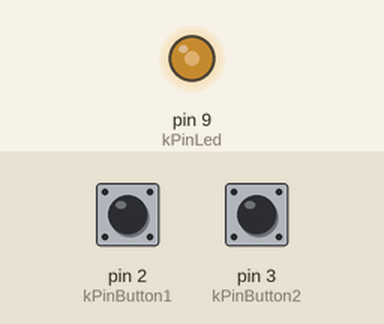
Simulated run of this sketch. Board: Arduino Uno, built with avr-gcc and run on an emulated ATmega328P. Shown: output pins drawn as LEDs (lit = HIGH). The inputs (shaded band) are chosen by the test bench; at power-on: pin 3 (kPinButton2) HIGH, pin 2 (kPinButton1) HIGH.

Above: at 1.2 s.
1.3 s: pin 3 (kPinButton2) pulled LOW for 1 s
At 3.4 s:
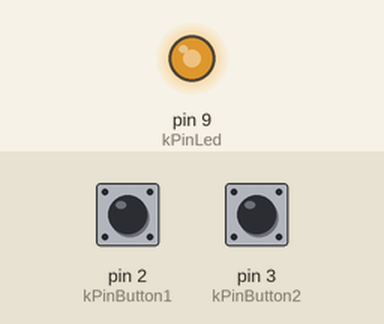
3.8 s: pin 2 (kPinButton1) pulled LOW for 3.2 s
At 7.4 s:
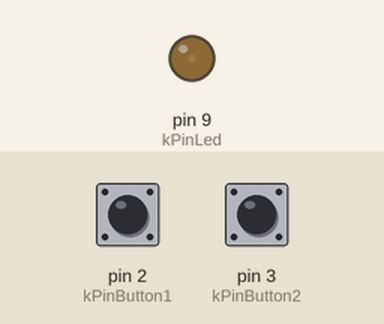
8.5 s: pin 2 (kPinButton1) pulled LOW for 1 s
At 8.65 s:
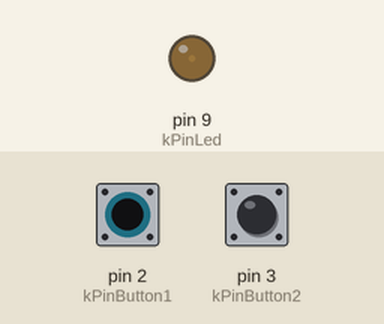
11.0 s: pin 3 (kPinButton2) pulled LOW for 0.15 s
At 12.1 s:
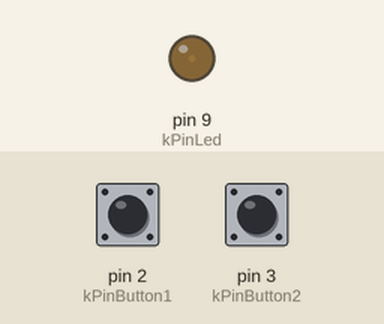
12.6 s: pin 3 (kPinButton2) driven LOW
At 13.96 s:
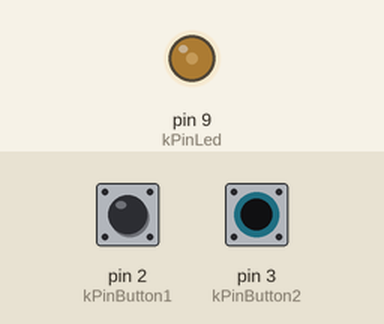
15.6 s: pin 3 (kPinButton2) driven HIGH
At 16.2 s:
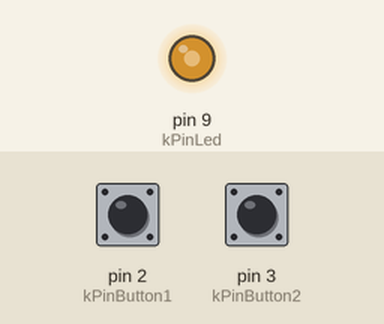
Timing chart, 0 to 18.1 s (numbered marks = the images above; inputs shaded):
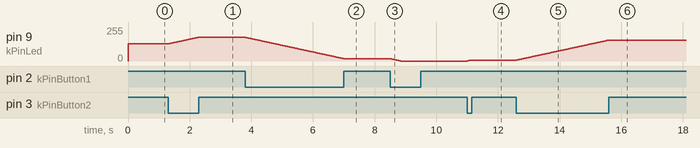

Measured:
- after the input at 1.3 s, pin 9 (kPinLed): moves from 128/255 to 178/255 over 0.98 s, starting at once
- after the input at 3.8 s, pin 9 (kPinLed): moves from 178/255 to 18/255 over 3.2 s, starting at once
- after the input at 8.5 s, pin 9 (kPinLed): moves from 18/255 to 0/255 over 0.34 s, starting at once
- after the input at 11.0 s, pin 9 (kPinLed): 0/255 → 7/255 at once
- after the input at 12.6 s, pin 9 (kPinLed): moves from 7/255 to 157/255 over 3.0 s, starting at once
- after the input at 15.6 s, pin 9 (kPinLed): stays 157/255 (without the input it goes to 158/255 after 0.02 s)

The sketch:

sketch_oct05a.ino
```cpp
const int kPinButton1 = 2;
const int kPinButton2 = 3;
const int kPinLed = 9;

void setup()
{
  pinMode(kPinButton1, INPUT);
  pinMode(kPinButton2, INPUT);
  pinMode(kPinLed, OUTPUT);
  digitalWrite(kPinButton1, HIGH); // turn on pullup resistor
  digitalWrite(kPinButton2, HIGH); // turn on pullup resistor
}

int ledBrightness = 128;
void loop()
{

  if (digitalRead(kPinButton1) == LOW) {
    ledBrightness--;
    if (ledBrightness < 0) {
      ledBrightness = 0;
    }
  }
  else if (digitalRead(kPinButton2) == LOW) {
    ledBrightness++;
    if (ledBrightness > 255) {
      ledBrightness = 255;
    }
  }

  // ledBrightness = constrain(ledBrightness, 0, 255);
  analogWrite(kPinLed, ledBrightness);
  delay(20);
}
```
